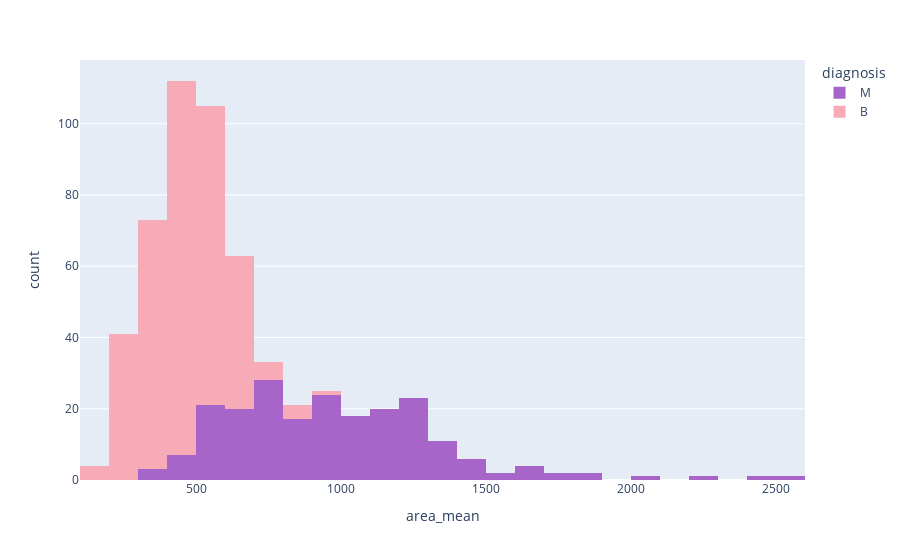

The notebook cell this image was saved under:
### Code cell
px.histogram(data_frame=df,x=df.area_mean,color='diagnosis',color_discrete_sequence=['#A865C9','#f6abb6'])

### Figure 1 — Plotly figure (JSON) as saved in the notebook; plotly's stock layout.template omitted (floating-point values rounded to 4 significant figures; data arrays with more than 128 entries replaced by an {"elided": "..."} marker saying what was removed)
{"data": [{"alignmentgroup": "True", "bingroup": "x", "hovertemplate": "diagnosis=M<br>area_mean=%{x}<br>count=%{y}<extra></extra>", "legendgroup": "M", "marker": {"color": "#A865C9", "pattern": {"shape": ""}}, "name": "M", "offsetgroup": "M", "orientation": "v", "showlegend": true, "type": "histogram", "x": {"elided": "212 float values"}, "xaxis": "x", "yaxis": "y"}, {"alignmentgroup": "True", "bingroup": "x", "hovertemplate": "diagnosis=B<br>area_mean=%{x}<br>count=%{y}<extra></extra>", "legendgroup": "B", "marker": {"color": "#f6abb6", "pattern": {"shape": ""}}, "name": "B", "offsetgroup": "B", "orientation": "v", "showlegend": true, "type": "histogram", "x": {"elided": "357 float values"}, "xaxis": "x", "yaxis": "y"}], "layout": {"barmode": "relative", "legend": {"title": {"text": "diagnosis"}, "tracegroupgap": 0}, "margin": {"t": 60}, "xaxis": {"anchor": "y", "domain": [0, 1], "title": {"text": "area_mean"}}, "yaxis": {"anchor": "x", "domain": [0, 1], "title": {"text": "count"}}}}
